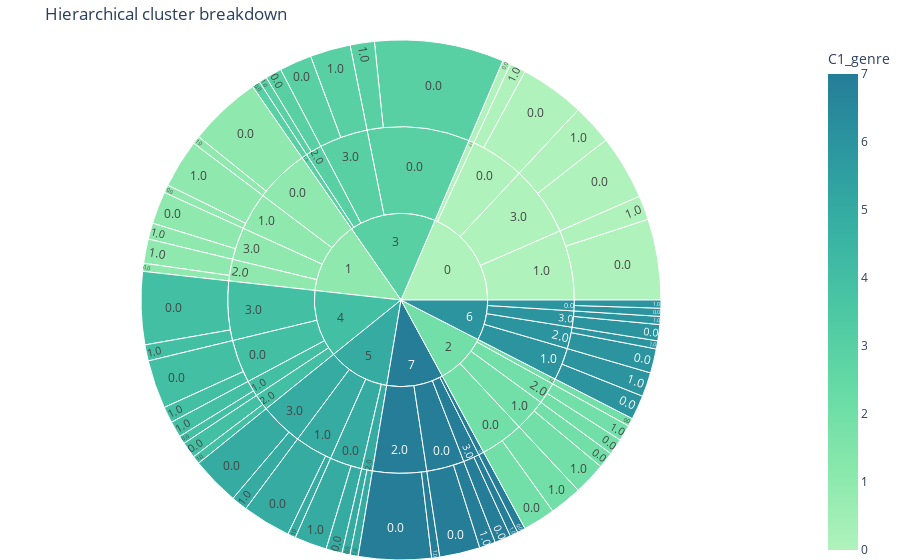

Notebook code for this chart:
### Markdown cell above
**9 Interactive sunburst (genre → rating → duration)**

### Code cell
sun = px.sunburst(
    df,
    path=["C1_genre", "C2_rate", "C3_dur"],
    values=None,
    color="C1_genre",
    color_continuous_scale="Tealgrn",
    title="Hierarchical cluster breakdown",
)
sun.update_layout(margin=dict(t=40, l=0, r=0, b=0))
sun.show()

### Figure 1 — Plotly figure (JSON) as saved in the notebook; plotly's stock layout.template omitted (floating-point values rounded to 4 significant figures)
{"data": [{"branchvalues": "total", "customdata": [[0], [1], [2], [3], [4], [5], [6], [7], [0], [1], [2], [3], [4], [5], [6], [7], [0], [1], [2], [3], [4], [5], [6], [7], [0], [1], [2], [3], [4], [5], [6], [7], [0], [1], [2], [3], [4], [5], [6], [7], [0], [1], [2], [4], [5], [6], [1], [2], [3], [4], [5], [6], [7], [0], [1], [3], [4], [5], [6], [7], [0], [1], [2], [3], [4], [5], [6], [7], [0], [1], [2], [3], [4], [5], [6], [7], [0], [1], [2], [3], [4], [5], [6], [7], [0], [1], [2], [3], [4], [5], [6], [7], [0], [1], [2], [3], [4], [5], [6], [7]], "domain": {"x": [0, 1], "y": [0, 1]}, "hovertemplate": "labels=%{label}<br>count=%{value}<br>parent=%{parent}<br>id=%{id}<br>C1_genre=%{color}<extra></extra>", "ids": ["0/0.0/0.0", "1/0.0/0.0", "2/0.0/0.0", "3/0.0/0.0", "4/0.0/0.0", "5/0.0/0.0", "6/0.0/0.0", "7/0.0/0.0", "0/1.0/0.0", "1/1.0/0.0", "2/1.0/0.0", "3/1.0/0.0", "4/1.0/0.0", "5/1.0/0.0", "6/1.0/0.0", "7/1.0/0.0", "0/2.0/0.0", "1/2.0/0.0", "2/2.0/0.0", "3/2.0/0.0", "4/2.0/0.0", "5/2.0/0.0", "6/2.0/0.0", "7/2.0/0.0", "0/3.0/0.0", "1/3.0/0.0", "2/3.0/0.0", "3/3.0/0.0", "4/3.0/0.0", "5/3.0/0.0", "6/3.0/0.0", "7/3.0/0.0", "0/0.0/1.0", "1/0.0/1.0", "2/0.0/1.0", "3/0.0/1.0", "4/0.0/1.0", "5/0.0/1.0", "6/0.0/1.0", "7/0.0/1.0", "0/1.0/1.0", "1/1.0/1.0", "2/1.0/1.0", "4/1.0/1.0", "5/1.0/1.0", "6/1.0/1.0", "1/2.0/1.0", "2/2.0/1.0", "3/2.0/1.0", "4/2.0/1.0", "5/2.0/1.0", "6/2.0/1.0", "7/2.0/1.0", "0/3.0/1.0", "1/3.0/1.0", "3/3.0/1.0", "4/3.0/1.0", "5/3.0/1.0", "6/3.0/1.0", "7/3.0/1.0", "0/0.0", "1/0.0", "2/0.0", "3/0.0", "4/0.0", "5/0.0", "6/0.0", "7/0.0", "0/1.0", "1/1.0", "2/1.0", "3/1.0", "4/1.0", "5/1.0", "6/1.0", "7/1.0", "0/2.0", "1/2.0", "2/2.0", "3/2.0", "4/2.0", "5/2.0", "6/2.0", "7/2.0", "0/3.0", "1/3.0", "2/3.0", "3/3.0", "4/3.0", "5/3.0", "6/3.0", "7/3.0", "0", "1", "2", "3", "4", "5", "6", "7"], "labels": ["0.0", "0.0", "0.0", "0.0", "0.0", "0.0", "0.0", "0.0", "0.0", "0.0", "0.0", "0.0", "0.0", "0.0", "0.0", "0.0", "0.0", "0.0", "0.0", "0.0", "0.0", "0.0", "0.0", "0.0", "0.0", "0.0", "0.0", "0.0", "0.0", "0.0", "0.0", "0.0", "1.0", "1.0", "1.0", "1.0", "1.0", "1.0", "1.0", "1.0", "1.0", "1.0", "1.0", "1.0", "1.0", "1.0", "1.0", "1.0", "1.0", "1.0", "1.0", "1.0", "1.0", "1.0", "1.0", "1.0", "1.0", "1.0", "1.0", "1.0", "0.0", "0.0", "0.0", "0.0", "0.0", "0.0", "0.0", "0.0", "1.0", "1.0", "1.0", "1.0", "1.0", "1.0", "1.0", "1.0", "2.0", "2.0", "2.0", "2.0", "2.0", "2.0", "2.0", "2.0", "3.0", "3.0", "3.0", "3.0", "3.0", "3.0", "3.0", "3.0", "0", "1", "2", "3", "4", "5", "6", "7"], "marker": {"coloraxis": "coloraxis", "colors": [0, 1, 2, 3, 4, 5, 6, 7, 0, 1, 2, 3, 4, 5, 6, 7, 0, 1, 2, 3, 4, 5, 6, 7, 0, 1, 2, 3, 4, 5, 6, 7, 0, 1, 2, 3, 4, 5, 6, 7, 0, 1, 2, 4, 5, 6, 1, 2, 3, 4, 5, 6, 7, 0, 1, 3, 4, 5, 6, 7, 0, 1, 2, 3, 4, 5, 6, 7, 0, 1, 2, 3, 4, 5, 6, 7, 0, 1, 2, 3, 4, 5, 6, 7, 0, 1, 2, 3, 4, 5, 6, 7, 0, 1, 2, 3, 4, 5, 6, 7]}, "name": "", "parents": ["0/0.0", "1/0.0", "2/0.0", "3/0.0", "4/0.0", "5/0.0", "6/0.0", "7/0.0", "0/1.0", "1/1.0", "2/1.0", "3/1.0", "4/1.0", "5/1.0", "6/1.0", "7/1.0", "0/2.0", "1/2.0", "2/2.0", "3/2.0", "4/2.0", "5/2.0", "6/2.0", "7/2.0", "0/3.0", "1/3.0", "2/3.0", "3/3.0", "4/3.0", "5/3.0", "6/3.0", "7/3.0", "0/0.0", "1/0.0", "2/0.0", "3/0.0", "4/0.0", "5/0.0", "6/0.0", "7/0.0", "0/1.0", "1/1.0", "2/1.0", "4/1.0", "5/1.0", "6/1.0", "1/2.0", "2/2.0", "3/2.0", "4/2.0", "5/2.0", "6/2.0", "7/2.0", "0/3.0", "1/3.0", "3/3.0", "4/3.0", "5/3.0", "6/3.0", "7/3.0", "0", "1", "2", "3", "4", "5", "6", "7", "0", "1", "2", "3", "4", "5", "6", "7", "0", "1", "2", "3", "4", "5", "6", "7", "0", "1", "2", "3", "4", "5", "6", "7", "", "", "", "", "", "", "", ""], "type": "sunburst", "values": [8, 9, 4, 16, 6, 2, 1, 5, 10, 1, 2, 1, 1, 6, 3, 1, 1, 1, 2, 2, 2, 1, 3, 9, 8, 4, 1, 4, 9, 6, 2, 2, 2, 1, 4, 3, 2, 4, 1, 2, 3, 6, 4, 2, 1, 3, 3, 2, 1, 1, 1, 1, 1, 5, 2, 5, 2, 2, 1, 1, 10, 10, 8, 19, 8, 6, 2, 7, 13, 7, 6, 1, 3, 7, 6, 1, 1, 4, 4, 3, 3, 2, 4, 10, 13, 6, 1, 9, 11, 8, 3, 3, 37, 27, 19, 32, 25, 23, 15, 21]}], "layout": {"coloraxis": {"colorbar": {"title": {"text": "C1_genre"}}, "colorscale": [[0, "rgb(176, 242, 188)"], [0.1667, "rgb(137, 232, 172)"], [0.3333, "rgb(103, 219, 165)"], [0.5, "rgb(76, 200, 163)"], [0.6667, "rgb(56, 178, 163)"], [0.8333, "rgb(44, 152, 160)"], [1, "rgb(37, 125, 152)"]]}, "legend": {"tracegroupgap": 0}, "margin": {"b": 0, "l": 0, "r": 0, "t": 40}, "title": {"text": "Hierarchical cluster breakdown"}}}
